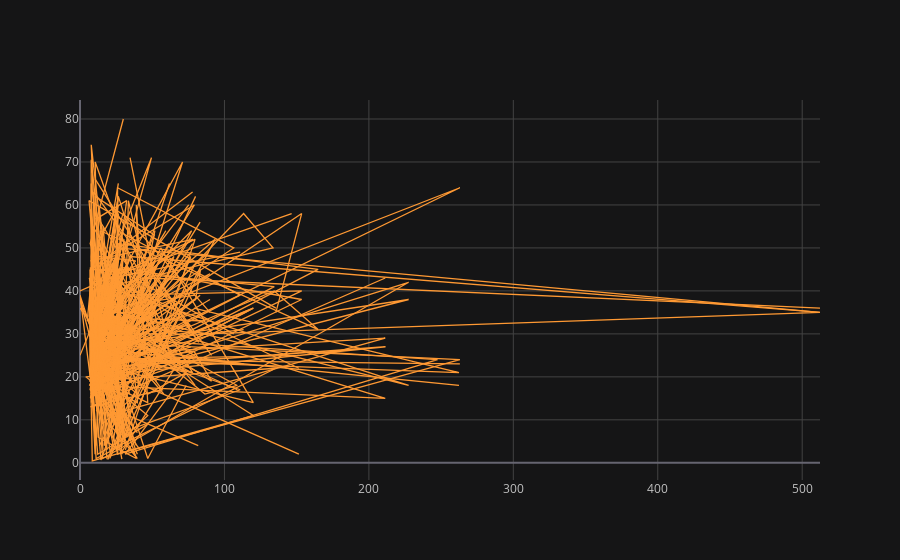

Notebook cell for this chart:
### Code cell
df2.iplot(x = "fare" , y = "age")

### Figure 1 — Plotly figure (JSON) as saved in the notebook; plotly's stock layout.template omitted (floating-point values rounded to 4 significant figures; data arrays with more than 128 entries replaced by an {"elided": "..."} marker saying what was removed)
{"data": [{"line": {"color": "rgba(255, 153, 51, 1.0)", "dash": "solid", "shape": "linear", "width": 1.3}, "mode": "lines", "name": "age", "text": "", "type": "scatter", "x": {"elided": "891 float values"}, "y": {"elided": "891 mixed values"}}], "layout": {"legend": {"bgcolor": "#151516", "font": {"color": "#D9D9D9"}}, "paper_bgcolor": "#151516", "plot_bgcolor": "#151516", "title": {"font": {"color": "#D9D9D9"}}, "xaxis": {"gridcolor": "#434343", "showgrid": true, "tickfont": {"color": "#C2C2C2"}, "title": {"font": {"color": "#D9D9D9"}, "text": ""}, "zerolinecolor": "#666570"}, "yaxis": {"gridcolor": "#434343", "showgrid": true, "tickfont": {"color": "#C2C2C2"}, "title": {"font": {"color": "#D9D9D9"}, "text": ""}, "zerolinecolor": "#666570"}}}
